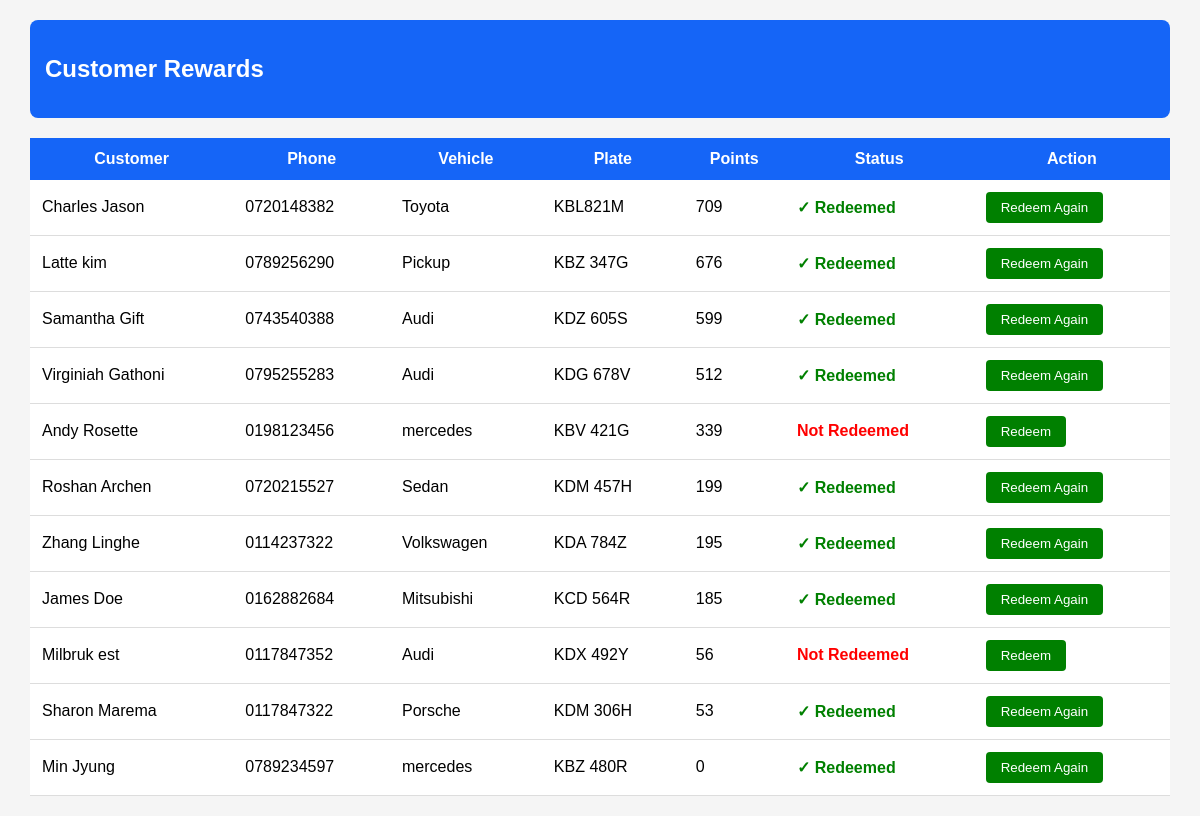
Screenshot of /rewards.php?status=error with the database file from the repository.
### tables this page shows
CREATE TABLE `customers` (
  `id` int(11) NOT NULL,
  `fullname` varchar(100) DEFAULT NULL,
  `phone` varchar(20) DEFAULT NULL,
  `points` int(11) DEFAULT 0,
  `vehicle` varchar(50) DEFAULT NULL,
  `plate` varchar(20) DEFAULT NULL,
  `password` varchar(255) NOT NULL,
  `total_redeemed` int(11) NOT NULL DEFAULT 0
);

### rewards.php (the view, shortened to what this page needs)
<?php
include 'db.php';
$sql = "
SELECT
    id,
    fullname,
    phone,
    vehicle,
    plate,
    COALESCE(points,0) AS points,
    COALESCE(total_redeemed,0) AS total_redeemed
FROM customers
ORDER BY points DESC
";
$result = mysqli_query($conn, $sql);
?>
<!DOCTYPE html>
<html>
<head>
</head>
<body>
<div class="container">
<div class="header">
<h2>Customer Rewards</h2>
</div>
<table>
<tr>
    <th>Customer</th>
    <th>Phone</th>
    <th>Vehicle</th>
    <th>Plate</th>
    <th>Points</th>
    <th>Status</th>
    <th>Action</th>
</tr>
<?php while($row = mysqli_fetch_assoc($result)){ ?>
<tr>
    <td><?= htmlspecialchars($row['fullname']) ?></td>
    <td><?= htmlspecialchars($row['phone']) ?></td>
    <td><?= htmlspecialchars($row['vehicle']) ?></td>
    <td><?= htmlspecialchars($row['plate']) ?></td>
    <td><?= $row['points'] ?></td>
    <td>
    <?php
    if($row['total_redeemed'] > 0){
        echo "<span style='color:green;font-weight:bold;'>✓ Redeemed</span>";
    }
    else{
        echo "<span style='color:red;font-weight:bold;'>Not Redeemed</span>";
    }
    ?>
    </td>
    <td>
    <?php
    if($row['total_redeemed'] > 0){
        $buttonText = "Redeem Again";
    }
    else{
        $buttonText = "Redeem";
    }
    ?>
    <button
        type="button"
        class="btn"
        onclick="openRedeemModal(
        <?= $row['id'] ?>,
        '<?= htmlspecialchars($row['fullname'], ENT_QUOTES) ?>',
        <?= $row['points'] ?>
        )">
        <?= $buttonText ?>
    </button>
    </td>
</tr>
<?php } ?>
</table>
</div>
</body>
</html>

### rewards.php (style rules this page uses)
body { font-family:Arial, sans-serif; background:#f5f5f5; margin:0; }
.container { width:95%; margin:20px auto; }
.header { background:#1565f7; color:white; padding:15px; border-radius:8px; margin-bottom:20px; }
table { width:100%; background:white; border-collapse:collapse; }
th { background:#1565f7; color:white; padding:12px; }
td { padding:12px; border-bottom:1px solid #ddd; }
.btn { background:green; color:white; border:none; padding:8px 15px; border-radius:4px; cursor:pointer; }

### rows the page displays
customers: fullname "Charles Jason", phone "0720148382", vehicle "Toyota", plate "KBL821M", points "709", shows "✓ Redeemed", buttonText "Redeem Again"
customers: fullname "Latte kim", phone "0789256290", vehicle "Pickup", plate "KBZ 347G", points "676", shows "✓ Redeemed", buttonText "Redeem Again"
customers: fullname "Samantha Gift", phone "0743540388", vehicle "Audi", plate "KDZ 605S", points "599", shows "✓ Redeemed", buttonText "Redeem Again"
customers: fullname "Virginiah Gathoni", phone "0795255283", vehicle "Audi", plate "KDG 678V", points "512", shows "✓ Redeemed", buttonText "Redeem Again"
customers: fullname "Andy Rosette", phone "0198123456", vehicle "mercedes", plate "KBV 421G", points "339", shows "Not Redeemed", buttonText "Redeem"
customers: fullname "Roshan Archen", phone "0720215527", vehicle "Sedan", plate "KDM 457H", points "199", shows "✓ Redeemed", buttonText "Redeem Again"
customers: fullname "Zhang Linghe", phone "0114237322", vehicle "Volkswagen", plate "KDA 784Z", points "195", shows "✓ Redeemed", buttonText "Redeem Again"
customers: fullname "James Doe", phone "0162882684", vehicle "Mitsubishi", plate "KCD 564R", points "185", shows "✓ Redeemed", buttonText "Redeem Again"
customers: fullname "Milbruk est", phone "0117847352", vehicle "Audi", plate "KDX 492Y", points "56", shows "Not Redeemed", buttonText "Redeem"
customers: fullname "Sharon Marema", phone "0117847322", vehicle "Porsche", plate "KDM 306H", points "53", shows "✓ Redeemed", buttonText "Redeem Again"
customers: fullname "Min Jyung", phone "0789234597", vehicle "mercedes", plate "KBZ 480R", points "0", shows "✓ Redeemed", buttonText "Redeem Again"
